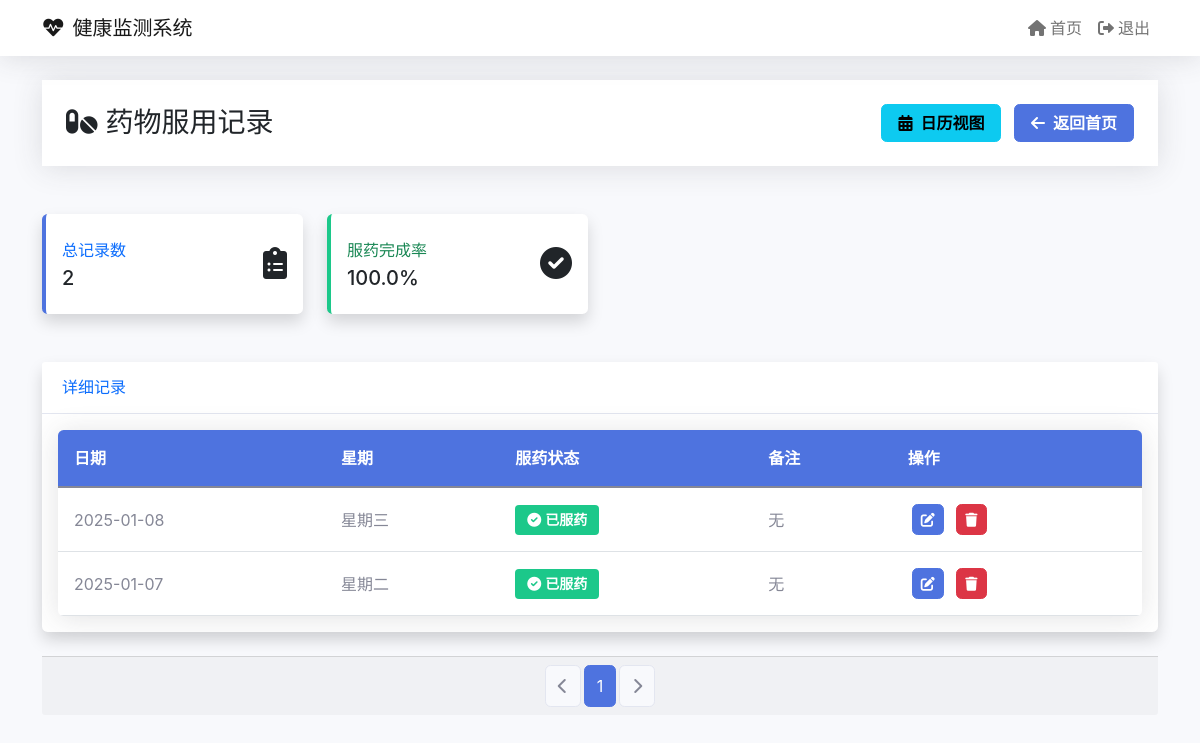
The app's page /medicine_detail (signed in) with its own data.
### tables this page shows
CREATE TABLE medicine_records
                 (id INTEGER PRIMARY KEY AUTOINCREMENT,
                  date TEXT NOT NULL,
                  day_of_week TEXT NOT NULL,
                  medicine_taken BOOLEAN NOT NULL,
                  notes TEXT);

### app.py (the view)
@app.route('/medicine_detail')
@login_required
def medicine_detail():
    try:
        page = request.args.get('page', 1, type=int)
        per_page = 10
        db = get_db()
        try:
            total = db.execute('SELECT COUNT(*) FROM medicine_records').fetchone()[0]
            total_pages = (total + per_page - 1) // per_page
            offset = (page - 1) * per_page
            records = db.execute('''SELECT * FROM medicine_records
                                  ORDER BY date DESC LIMIT ? OFFSET ?''',
                               [per_page, offset]).fetchall()
            db.close()
            return render_template('medicinedetail.html',
                                records=records,
                                current_page=page,
                                total_pages=total_pages)
        except sqlite3.DatabaseError:
            db.close()
            init_db()
            return render_template('medicinedetail.html',
                                records=[],
                                current_page=1,
                                total_pages=1)
    except Exception as e:
        print(f"访问药物记录页面时出错: {str(e)}")
        return render_template('medicinedetail.html',
                            records=[],
                            current_page=1,
                            total_pages=1)

### app.py (called while the page is built)
def login_required(f):
    @wraps(f)
    def decorated_function(*args, **kwargs):
        if 'logged_in' not in session:
            return redirect(url_for('login'))
        return f(*args, **kwargs)
    return decorated_function

### templates/medicinedetail.html (shortened to what this page needs)
{% extends "base.html" %}
{% block content %}
<div class="row mb-4">
    <div class="col-12">
        <div class="page-header">
            <div class="container">
                <div class="d-flex justify-content-between align-items-center">
                    <h1 class="h3 mb-0 text-gray-800">
                        <i class="fas fa-pills me-2"></i>药物服用记录
                    </h1>
                    <div>
                        <a href="{{ url_for('medicine_calendar') }}" class="btn btn-info">
                            <i class="fas fa-calendar-alt me-2"></i>日历视图
                        </a>
                        <a href="{{ url_for('landing') }}" class="btn btn-primary ms-2">
                            <i class="fas fa-arrow-left me-2"></i>返回首页
                        </a>
                    </div>
                </div>
            </div>
        </div>
    </div>
</div>
<div class="row mb-4">
    <div class="col-xl-3 col-md-6 mb-4">
        <div class="card border-left-primary shadow h-100 py-2 stats-card">
            <div class="card-body">
                <div class="row no-gutters align-items-center">
                    <div class="col mr-2">
                        <div class="text-xs font-weight-bold text-primary text-uppercase mb-1">总记录数</div>
                        <div class="h5 mb-0 font-weight-bold text-gray-800">{{ records|length }}</div>
                    </div>
                    <div class="col-auto">
                        <i class="fas fa-clipboard-list fa-2x text-gray-300"></i>
                    </div>
                </div>
            </div>
        </div>
    </div>
    <div class="col-xl-3 col-md-6 mb-4">
        <div class="card border-left-success shadow h-100 py-2 stats-card">
            <div class="card-body">
                <div class="row no-gutters align-items-center">
                    <div class="col mr-2">
                        <div class="text-xs font-weight-bold text-success text-uppercase mb-1">服药完成率</div>
                        <div class="h5 mb-0 font-weight-bold text-gray-800">
                            {% set taken_count = records|selectattr('medicine_taken')|list|length %}
                            {{ "%.1f"|format(taken_count / records|length * 100 if records|length > 0 else 0) }}%
                        </div>
                    </div>
                    <div class="col-auto">
                        <i class="fas fa-check-circle fa-2x text-gray-300"></i>
                    </div>
                </div>
            </div>
        </div>
    </div>
</div>
<div class="card shadow mb-4">
    <div class="card-header py-3">
        <h6 class="m-0 font-weight-bold text-primary">详细记录</h6>
    </div>
    <div class="card-body">
        <div class="table-responsive">
            <table class="table table-hover">
                <thead>
                    <tr>
                        <th>日期</th>
                        <th>星期</th>
                        <th>服药状态</th>
                        <th>备注</th>
                        <th>操作</th>
                    </tr>
                </thead>
                <tbody>
                    {% for record in records %}
                    <tr>
                        <td>{{ record.date }}</td>
                        <td>{{ record.day_of_week }}</td>
                        <td>
                            {% if record.medicine_taken %}
                            <span class="badge badge-success">
                                <i class="fas fa-check-circle me-1"></i>已服药
                            </span>
                            {% else %}
                            <span class="badge badge-danger">
                                <i class="fas fa-times-circle me-1"></i>未服药
                            </span>
                            {% endif %}
                        </td>
                        <td>{{ record.notes or '无' }}</td>
                        <td class="action-buttons">
                            <button type="button" class="btn btn-primary btn-sm" data-bs-toggle="modal" data-bs-target="#editModal{{ record.id }}">
                                <i class="fas fa-edit"></i>
                            </button>
                            <a href="{{ url_for('delete_medicine_record', id=record.id) }}" class="btn btn-danger btn-sm" onclick="return confirm('确定要删除这条记录吗？')">
                                <i class="fas fa-trash"></i>
                            </a>
                        </td>
                    </tr>
                    {% endfor %}
                </tbody>
            </table>
        </div>
    </div>
</div>
<div class="card-footer">
    <nav aria-label="Page navigation">
        <ul class="pagination justify-content-center mb-0">
            <li class="page-item {{ 'disabled' if current_page == 1 }}">
                <a class="page-link" href="{{ url_for('medicine_detail', page=current_page-1) if current_page > 1 else '#' }}">
                    <i class="fas fa-chevron-left"></i>
                </a>
            </li>
            {% for page in range(1, total_pages + 1) %}
                {% if page == current_page %}
                    <li class="page-item active">
                        <span class="page-link">{{ page }}</span>
                    </li>
                {% endif %}
            {% endfor %}
            <li class="page-item {{ 'disabled' if current_page == total_pages }}">
                <a class="page-link" href="{{ url_for('medicine_detail', page=current_page+1) if current_page < total_pages else '#' }}">
                    <i class="fas fa-chevron-right"></i>
                </a>
            </li>
        </ul>
    </nav>
</div>
{% endblock %}

### templates/base.html (style rules this page uses)
:root { --primary-color: #4e73df; --secondary-color: #858796; --success-color: #1cc88a; --info-color: #36b9cc; --warning-color: #f6c23e; --danger-color: #e74a3b; }
body { background-color: #f8f9fc; font-family: 'Nunito', -apple-system, BlinkMacSystemFont, "Segoe UI", Roboto, "Helvetica Neue", Arial, sans-serif; }
.card { border: none; border-radius: .35rem; box-shadow: 0 .15rem 1.75rem 0 rgba(58,59,69,.15); }
.card-header { background-color: white; border-bottom: 1px solid #e3e6f0; padding: 1rem 1.25rem; }
.btn { border-radius: .35rem; padding: .375rem 1rem; font-weight: 600; }
.btn-primary { background-color: var(--primary-color); border-color: var(--primary-color); }
.table { color: #858796; }
.table thead th { background-color: #f8f9fc; border-bottom: 2px solid #e3e6f0; }
.page-header { margin-bottom: 1.5rem; padding: 1.5rem 0; background-color: white; box-shadow: 0 .15rem 1.75rem 0 rgba(58,59,69,.15); }

### templates/medicinedetail.html (style rules this page uses)
.action-buttons .btn { padding: .25rem .5rem; font-size: .875rem; margin: 0 .25rem; }
.table-responsive { border-radius: .35rem; box-shadow: 0 .15rem 1.75rem 0 rgba(58,59,69,.15); }
.table { margin-bottom: 0; }
.table thead th { background-color: var(--primary-color); color: white; border: none; padding: 1rem; }
.table td { vertical-align: middle; padding: 1rem; }
.badge { padding: .5rem .75rem; font-size: .875rem; font-weight: 600; }
.badge-success { background-color: var(--success-color); }
.stats-card { transition: all .3s ease; }
.border-left-primary { border-left: .25rem solid var(--primary-color) !important; }
.border-left-success { border-left: .25rem solid var(--success-color) !important; }
.pagination { margin: 0; }
.page-link { color: var(--primary-color); border: 1px solid #e3e6f0; padding: .5rem .75rem; margin: 0 .25rem; border-radius: .35rem !important; }
.page-item.active .page-link { background-color: var(--primary-color); border-color: var(--primary-color); }
.page-item.disabled .page-link { color: var(--secondary-color); background-color: #f8f9fc; border-color: #e3e6f0; }

### records on screen
medicine_records: date "2025-01-08", day_of_week "星期三", medicine_taken True (drawn), notes "无"
medicine_records: date "2025-01-07", day_of_week "星期二", medicine_taken True (drawn), notes "无"

### other values on screen
{{ records|length }} "2"
{{ page }} "1"
